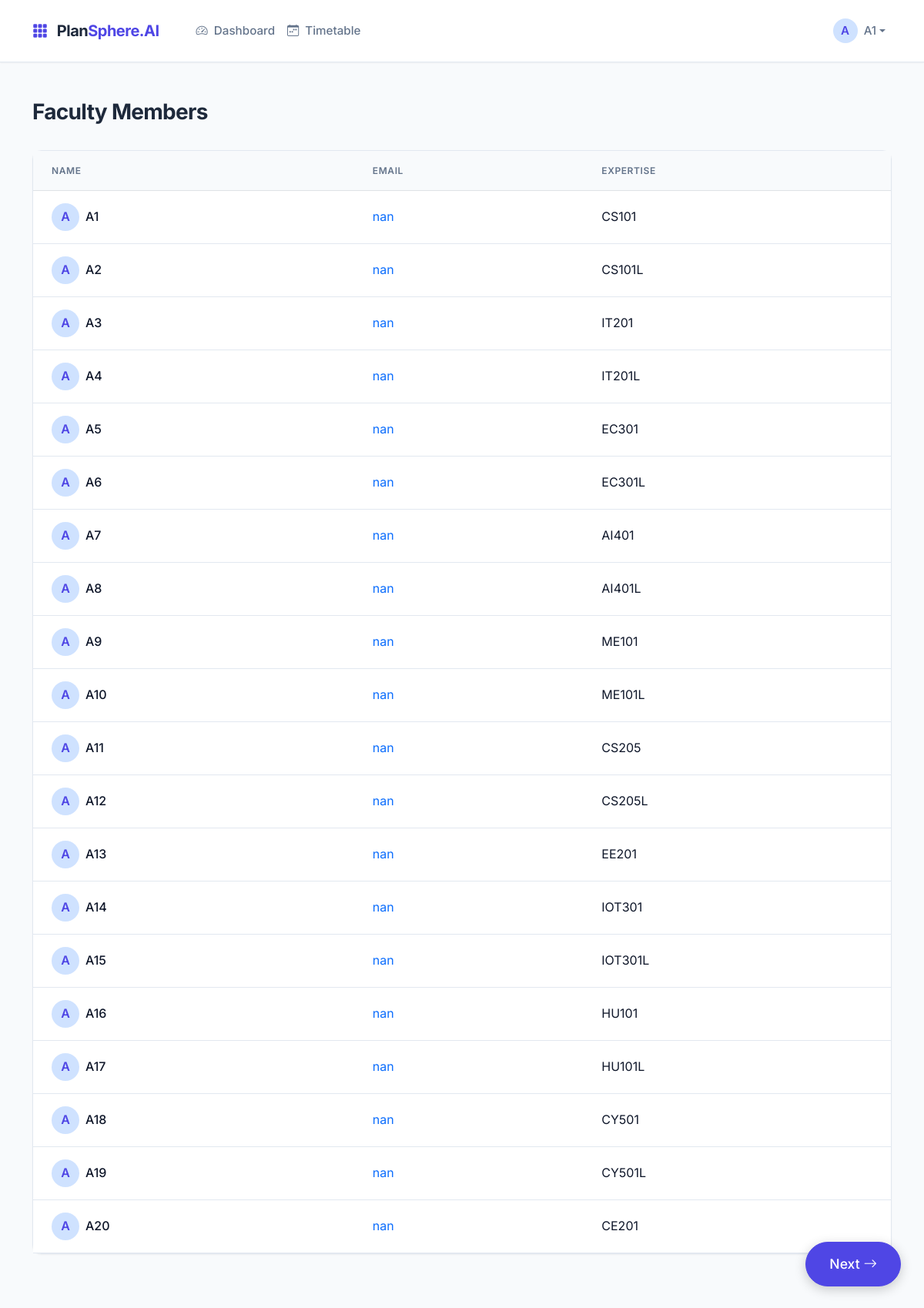
Screenshot of /faculty (signed in) with the database file from the repository.
### models.py (models this page shows, shortened)
class User(db.Model):
    id = db.Column(db.Integer, primary_key=True)
    username = db.Column(db.String(80), unique=True, nullable=False)
    email = db.Column(db.String(120), unique=True, nullable=False)
    password_hash = db.Column(db.String(255), nullable=False)
    role = db.Column(db.String(20), nullable=False)  # admin, teacher, student
    name = db.Column(db.String(100), nullable=False)

class Faculty(db.Model):
    id = db.Column(db.Integer, primary_key=True)
    name = db.Column(db.String(100), nullable=False)
    email = db.Column(db.String(100))
    expertise = db.Column(db.Text)  # comma-separated course codes
    availability = db.Column(db.Text)  # JSON string for availability
    username = db.Column(db.String(80), unique=True)  # matches teacher login username
    min_hours_per_week = db.Column(db.Integer, nullable=False, default=4)
    max_hours_per_week = db.Column(db.Integer, nullable=False, default=16)
    user_id = db.Column(db.Integer, db.ForeignKey('user.id'))
    user = db.relationship('User', backref='faculty_profile', uselist=False)

### app_with_navigation.py (the view)
@app.route('/faculty')
@login_required
def faculty():
    user = User.query.get(session['user_id'])
    faculty_list = Faculty.query.all()
    courses_list = Course.query.all()
    return render_template('faculty.html', faculty=faculty_list, courses=courses_list, user=user)

### app_with_navigation.py (called while the page is built, shortened)
@app.context_processor
def inject_next_page():
    try:
        path = request.path or '/'
    except RuntimeError:
        return {'next_page': None}
    navigation_order = ['/', '/courses', '/faculty', '/rooms', '/students', '/student-groups', '/settings', '/timetable']
    if path in navigation_order:
        idx = navigation_order.index(path)
        if idx < len(navigation_order) - 1:
            return {'next_page': navigation_order[idx + 1]}
        return {'next_page': None}

def login_required(f):
    @wraps(f)
    def decorated_function(*args, **kwargs):
        if 'user_id' not in session:
            return redirect(url_for('login'))
        return f(*args, **kwargs)
    return decorated_function

### templates/faculty.html (shortened to what this page needs)
{% extends "base.html" %}
{% block content %}
<div class="page-header">
    <h1 class="page-title">Faculty Members</h1>
</div>
<div class="card">
    <div class="table-responsive">
        <table class="table table-hover">
            <thead>
                <tr>
                    <th>Name</th>
                    <th>Email</th>
                    <th>Expertise</th>
                </tr>
            </thead>
            <tbody>
                {% if faculty %}
                    {% for f in faculty %}
                    <tr>
                        <td>
                            <div class="d-flex align-items-center">
                                <div class="avatar bg-primary-subtle text-primary rounded-circle me-2 d-flex align-items-center justify-content-center" style="width: 36px; height: 36px; font-weight: 600; flex-shrink: 0;">
                                    {{ f.name[0] }}
                                </div>
                                <span class="fw-medium">{{ f.name }}</span>
                            </div>
                        </td>
                        <td><a href="mailto:{{ f.email }}" class="text-decoration-none">{{ f.email }}</a></td>
                        <td>{{ f.expertise or 'N/A' }}</td>
                    </tr>
                    {% endfor %}
                {% endif %}
            </tbody>
        </table>
    </div>
</div>
{% endblock %}

### templates/base.html (shortened to what this page needs)
<!DOCTYPE html>
<html lang="en">
<head>
    <link href="https://cdn.jsdelivr.net/npm/bootstrap@5.3.2/dist/css/bootstrap.min.css" rel="stylesheet">
    <link rel="stylesheet" href="https://cdn.jsdelivr.net/npm/bootstrap-icons@1.11.1/font/bootstrap-icons.css">
</head>
<body>
    <nav class="navbar navbar-expand-lg sticky-top">
        <div class="container">
            <a class="navbar-brand" href="/">
                <i class="bi bi-grid-3x3-gap-fill text-primary me-2"></i>
                Plan<span class="text-primary">Sphere.AI</span>
            </a>
            <div class="collapse navbar-collapse" id="navbarNav">
                <ul class="navbar-nav me-auto ms-lg-4">
                    <li class="nav-item"><a class="nav-link" href="/"><i class="bi bi-speedometer2 me-1"></i> Dashboard</a></li>
                    <li class="nav-item"><a class="nav-link" href="/timetable"><i class="bi bi-calendar-week me-1"></i> Timetable</a></li>
                </ul>
                <ul class="navbar-nav align-items-center">
                    {% if user %}
                    <li class="nav-item dropdown">
                        <a class="nav-link dropdown-toggle d-flex align-items-center" href="#" data-bs-toggle="dropdown">
                            <div class="avatar bg-primary-subtle text-primary rounded-circle me-2 d-flex align-items-center justify-content-center" style="width: 32px; height: 32px; font-weight: 600;">
                                {{ user.name[0] }}
                            </div>
                            <span class="fw-medium">{{ user.name }}</span>
                        </a>
                    </li>
                    {% else %}
                    <li class="nav-item"><a class="btn btn-primary px-4" href="/login">Login</a></li>
                    {% endif %}
                </ul>
            </div>
        </div>
    </nav>
    <div class="container py-5">
        {% block content %}{% endblock %}
    </div>
    {% if next_page %}
    <div class="next-button-container">
        <a href="{{ next_page }}" class="btn btn-primary btn-lg next-button">
            Next <i class="bi bi-arrow-right"></i>
        </a>
    </div>
    {% endif %}
</body>
</html>

### templates/base.html (style rules this page uses)
:root { --primary: #1e293b; --primary-hover: #0f172a; --accent: #4f46e5; --accent-hover: #4338ca; --bg-body: #f8fafc; --surface: #ffffff; --text-main: #0f172a; --text-muted: #64748b; --border: #e2e8f0; --success: #10b981; --warning: #f59e0b; --danger: #ef4444; --radius-sm: 0.375rem; --radius-md: 0.75rem; --radius-lg: 1rem; --shadow-sm: 0 1px 2px 0 rgb(0 0 0 / 0.05); --shadow-md: 0 4px 6px -1px rgb(0 0 0 / 0.1), 0 2px 4px -2px rgb(0 0 0 / 0.1); --shadow-lg: 0 10px 15px -3px rgb(0 0 0 / 0.1), 0 4px 6px -4px rgb(0 0 0 / 0.1); }
body { font-family: 'Inter', sans-serif; background-color: var(--bg-body); color: var(--text-main); line-height: 1.6; -webkit-font-smoothing: antialiased; }
.navbar { background-color: var(--surface); border-bottom: 1px solid var(--border); padding: 1rem 0; box-shadow: var(--shadow-sm); }
.navbar-brand { font-weight: 700; color: var(--primary); font-size: 1.25rem; letter-spacing: -0.025em; }
.nav-link { color: var(--text-muted); font-weight: 500; font-size: 0.95rem; padding: 0.5rem 1rem; transition: all 0.2s ease; }
.card { background: var(--surface); border: 1px solid var(--border); border-radius: var(--radius-md); box-shadow: var(--shadow-sm); transition: transform 0.2s ease, box-shadow 0.2s ease; margin-bottom: 1.5rem; }
.btn { font-weight: 500; padding: 0.625rem 1.25rem; border-radius: var(--radius-sm); transition: all 0.2s ease; }
.btn-primary { background-color: var(--accent); border-color: var(--accent); }
.table { margin-bottom: 0; }
.table th { font-weight: 600; color: var(--text-muted); text-transform: uppercase; font-size: 0.75rem; letter-spacing: 0.05em; border-bottom-width: 1px; padding: 1rem 1.5rem; background-color: #f8fafc; }
.table td { padding: 1rem 1.5rem; vertical-align: middle; color: var(--text-main); border-bottom: 1px solid var(--border); }
.text-primary { color: var(--accent) !important; }
.page-header { margin-bottom: 2rem; display: flex; justify-content: space-between; align-items: center; }
.page-title { font-size: 1.75rem; font-weight: 700; color: var(--primary); letter-spacing: -0.025em; margin: 0; }
.next-button-container { position: fixed; bottom: 30px; right: 30px; z-index: 1000; }
.next-button { padding: 15px 30px; font-size: 1.1rem; border-radius: 50px; box-shadow: 0 4px 15px rgba(0,0,0,0.2); transition: all 0.3s ease; }

### rows the page displays
User: name "A", name "A1"
Faculty: name "A", name "A1", email "nan", expertise "CS101"
Faculty: name "A", name "A2", email "nan", expertise "CS101L"
Faculty: name "A", name "A3", email "nan", expertise "IT201"
Faculty: name "A", name "A4", email "nan", expertise "IT201L"
Faculty: name "A", name "A5", email "nan", expertise "EC301"
Faculty: name "A", name "A6", email "nan", expertise "EC301L"
Faculty: name "A", name "A7", email "nan", expertise "AI401"
Faculty: name "A", name "A8", email "nan", expertise "AI401L"
Faculty: name "A", name "A9", email "nan", expertise "ME101"
Faculty: name "A", name "A10", email "nan", expertise "ME101L"
Faculty: name "A", name "A11", email "nan", expertise "CS205"
Faculty: name "A", name "A12", email "nan", expertise "CS205L"
Faculty: name "A", name "A13", email "nan", expertise "EE201"
Faculty: name "A", name "A14", email "nan", expertise "IOT301"
Faculty: name "A", name "A15", email "nan", expertise "IOT301L"
Faculty: name "A", name "A16", email "nan", expertise "HU101"
Faculty: name "A", name "A17", email "nan", expertise "HU101L"
Faculty: name "A", name "A18", email "nan", expertise "CY501"
Faculty: name "A", name "A19", email "nan", expertise "CY501L"
Faculty: name "A", name "A20", email "nan", expertise "CE201"
